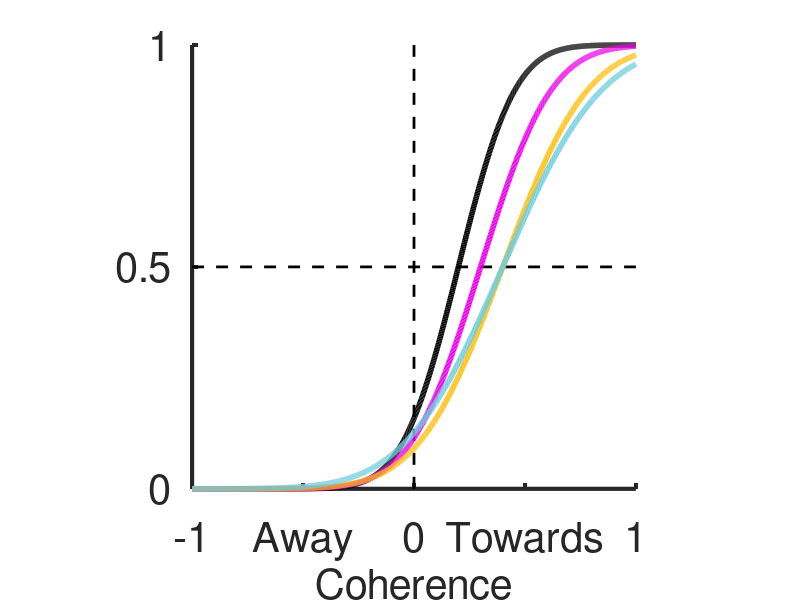

Write MATLAB code to recreate this figure.
% MATLAB script to plot cumulative Gaussian curves
colorsteps =  [254 191 15;...
    0 0 0;...
    234 0 233;...
    110 205 221]./255;
% Define the x-axis range
x = linspace(-1, 1, 1000);  % 1000 points from -1.5 to 1.5

% Parameters for the Gaussian curves (mean and standard deviation)
mu = 0.4;  % mean
% mu = 0;  % mean
sigma1 = 0.2;  % standard deviation for first curve
sigma2 = 0.25;  % standard deviation for second curve
sigma3 = 0.30;  % standard deviation for third curve
sigma4 = 0.35;

% Compute cumulative Gaussian curves
y1 = 0.5 * (1 + erf((x - mu+0.2) / (sigma1 * sqrt(2))));
y2 = 0.5 * (1 + erf((x - mu+0.1) / (sigma2 * sqrt(2))));
y3 = 0.5 * (1 + erf((x - mu) / (sigma3 * sqrt(2))));
y4 = 0.5 * (1 + erf((x - mu) / (sigma4 * sqrt(2))));

% Plot the curves
figure('Renderer', 'painters', 'Position', [100 100 900 600]); hold on;
line([0 0], ylim, 'LineStyle','--','Color',[0 0 0]*0.8, 'LineWidth', 2);
line(xlim, [0.5 0.5], 'LineStyle','--','Color',[0 0 0]*0.8, 'LineWidth', 2);
axis square;
xticks(-1:0.5:1)
xticklabels({'-1', 'Away', '0', 'Towards', '1'})
xtickangle(0)
ylim([0 1]);
yticks([0 0.5 1])
plot(x, y1, 'color', colorsteps(2, :), 'LineWidth', 4);  % First curve in black
plot(x, y2, 'color', colorsteps(3, :), 'LineWidth', 4);  % Second curve in blue
plot(x, y3, 'color', colorsteps(1, :), 'LineWidth', 4);  % Third curve in green
plot(x, y4, 'color', colorsteps(4, :), 'LineWidth', 4);  % Third curve in green
a = get(gca,'XTickLabel');
set(gca,'XTickLabel',a,'fontsize',30)
b = get(gca,'YTickLabel');
set(gca,'YTickLabel',b,'fontsize',30)
% title('Neuron tuning curve', 'FontSize', 20)
% ylabel('Proportion Chose Towards', 'FontSize', 30);
xlabel('Coherence', 'FontSize', 30);
set(gca,'linewidth',3)
hold off;

% Set axis limits


% Customize plot appearance
% xlabel('Away                        Toward');
% ylabel('Proportion Chose Toward');
% set(gca, 'XTick', [-1, 0, 1], 'XTickLabel', {'Away', '0', 'Toward'}, 'YTick', [0, 0.5, 1], 'YTickLabel', {'0', '0.5', '1'});
% grid on;

% Add dashed lines for reference
% line([0 0], ylim, 'Color', 'k', 'LineStyle', '--');  % Vertical dashed line
% line(xlim, [0.5 0.5], 'Color', 'k', 'LineStyle', '--');  % Horizontal dashed line

% Display the plot
% title('Cumulative Gaussian Curves');
